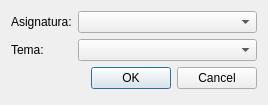
<?xml version="1.0" encoding="UTF-8"?>
<ui version="4.0">
 <class>CuestionarioForm</class>
 <widget class="QWidget" name="CuestionarioForm">
  <property name="geometry">
   <rect>
    <x>0</x>
    <y>0</y>
    <width>268</width>
    <height>105</height>
   </rect>
  </property>
  <property name="windowTitle">
   <string>Eleccion de cuestionario</string>
  </property>
  <layout class="QFormLayout" name="formLayout">
   <item row="0" column="0">
    <widget class="QLabel" name="label">
     <property name="text">
      <string>Asignatura:</string>
     </property>
    </widget>
   </item>
   <item row="0" column="1">
    <widget class="QComboBox" name="cmbAsignaturas"/>
   </item>
   <item row="1" column="0">
    <widget class="QLabel" name="label_2">
     <property name="text">
      <string>Tema:</string>
     </property>
    </widget>
   </item>
   <item row="1" column="1">
    <widget class="QComboBox" name="cmbTemas"/>
   </item>
   <item row="2" column="1">
    <widget class="QDialogButtonBox" name="buttonBox">
     <property name="standardButtons">
      <set>QDialogButtonBox::Cancel|QDialogButtonBox::Ok</set>
     </property>
    </widget>
   </item>
  </layout>
 </widget>
 <resources/>
 <connections/>
</ui>
